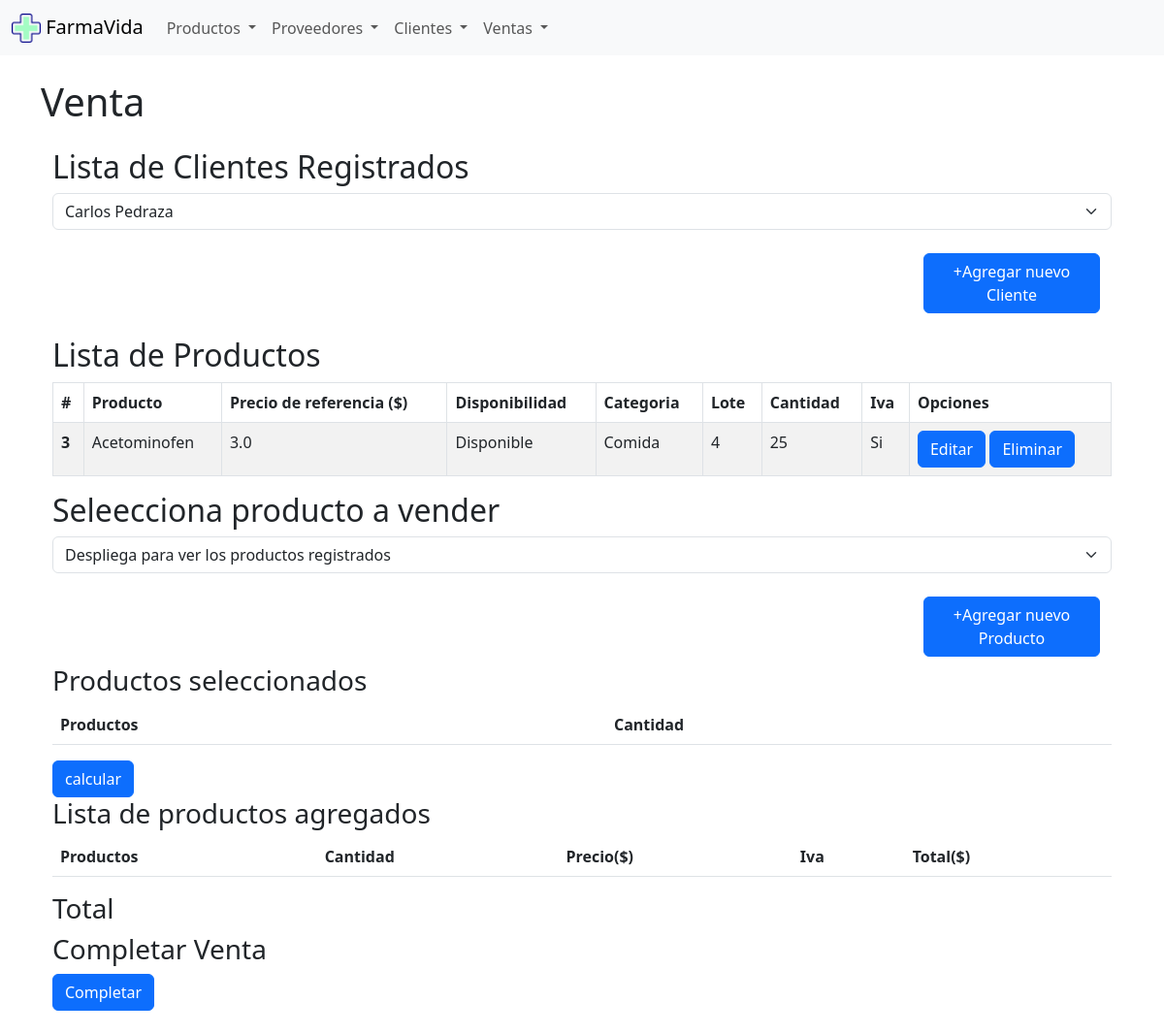
The page /ventas/ on the database as committed earlier.
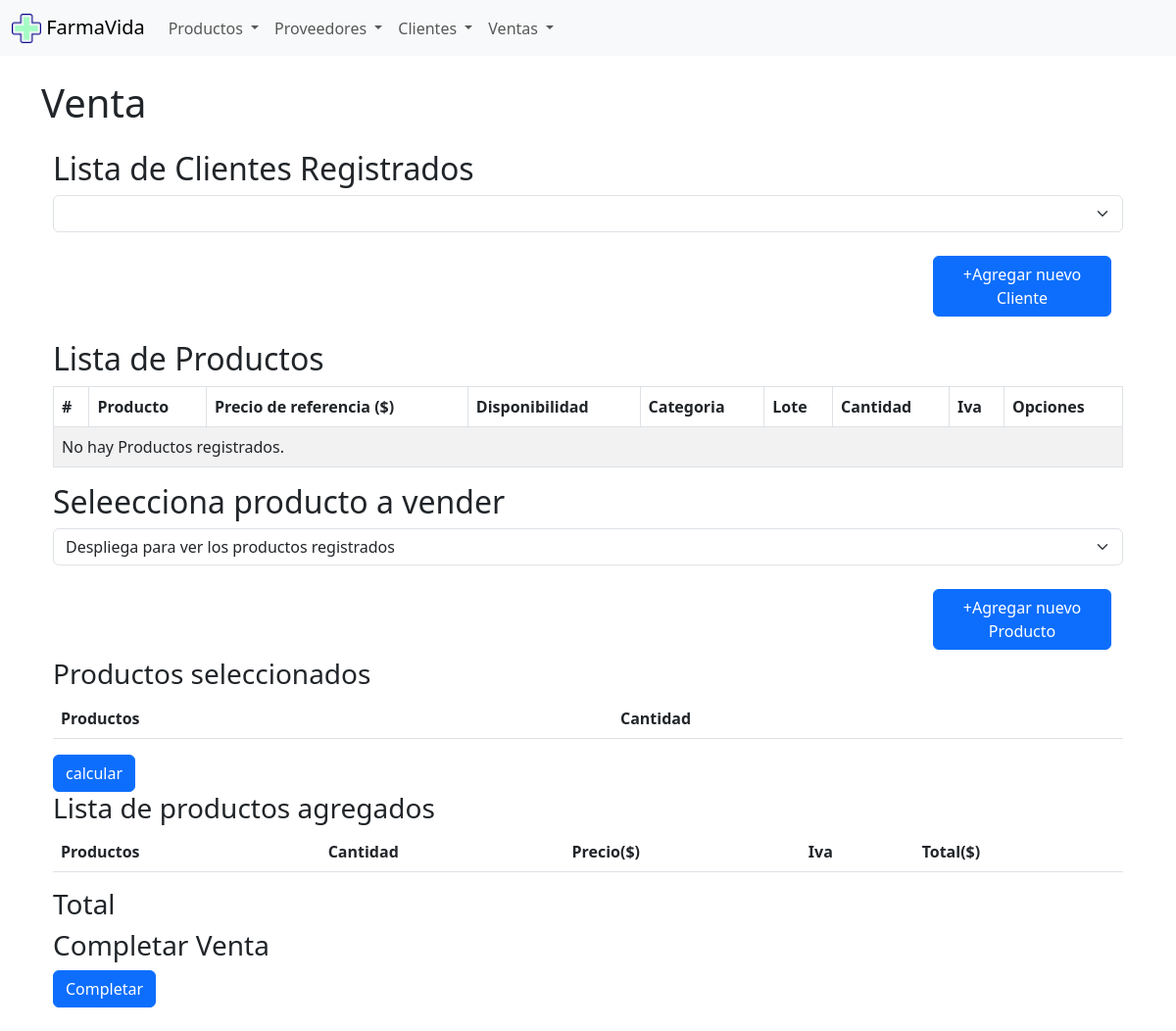
The same page on the database as committed later.
### Farmacia/models.py (models this page shows, shortened)
class product(models.Model):
    name = models.CharField(max_length=25)
    id = models.IntegerField(primary_key=True)
    price_ref = models.FloatField()#precio en dolares
    available = models.CharField(max_length=25)
    category = models.CharField(max_length=25)
    lote = models.IntegerField()
    cantidad =  models.IntegerField()
    iva = models.BooleanField()

### Farmacia/views.py (the view)
# urls.py: path('ventas/', views.ventas, name='ventas'),
def ventas(request):
     products = product.objects.all()
     clients = clientes.objects.all()
     venta_agregar = ventaForm()
     return render(request, 'ventas/ventas.html', {"productos": products,"clientes":clients})

### Farmacia/templates/ventas/ventas.html (shortened to what this page needs)
{% extends "comun/base.html" %}
{% block content %}
<div class="container mt-4 mb-4">
  <h1>Venta</h1>
</div>
<form action="{% url 'guardarVenta' %}" method="POST">
  <div class="container container-clientes  mt-4 mb-4">
    <div class="container-lg">
      <h2>Lista de Clientes Registrados</h2>
      <select class="form-select"  id="select-clientes"  aria-label="Default select example" name="cliente_nombre">
          {% for cliente in clientes %}
          <option value="{{cliente.cliente_name}}"  id="selected-client">{{ cliente.cliente_name }} {{ cliente.cliente_apellido }}</option>
          {% endfor %}
        </select>
        <div class="row col-12 justify-content-end mb-2 pr-0 mt-4">
          <a class="btn btn btn-primary col-md-2" href=" {% url 'registroCliente' %} ">+Agregar nuevo Cliente</a>
        </div>
    </div>
  </div>
  <div class="container container-products  mt-4 mb-4">
    <div class="container-lg">
      <h2>Lista de Productos</h2>
      <table class="table table-striped table-bordered table-hover">
        <thead>
          <tr>
            <th scope="col">#</th>
            <th scope="col">Producto</th>
            <th scope="col">Precio de referencia ($)</th>
            <th scope="col">Disponibilidad</th>
            <th scope="col">Categoria</th>
            <th scope="col">Lote</th>
            <th scope="col">Cantidad</th>
            <th scope="col">Iva</th>
            <th scope="col">Opciones</th>
          </tr>
        </thead>
        <tbody>
          {% for producto in productos %}
          <tr>
            <th scope="row">{{ producto.id }}</th>
            <td>{{ producto.name }} </td>
            <td>{{ producto.price_ref }}</td>
            <td>{{ producto.available }}</td>
            <td>{{ producto.category }}</td>
            <td>{{ producto.lote }}</td>
            <td>{{ producto.cantidad }}</td>
            <td> {% if producto.iva %} Si
              {% else %}
              No
              {% endif %} </td>
            <td>
                <a class="btn btn-primary" href=" {% url 'editarProducto' producto.id %} ">Editar</a>
                <a class="btn btn-primary" href=" {% url 'eliminarProducto' producto.id %} ">Eliminar</a>
            </td>
          </tr>
          {% empty %}
          <tr>
            <td colspan="10">No hay Productos registrados.</td>
          </tr>
          {% endfor %}
        </tbody>
     </table>
     <h2>Seleecciona producto a vender</h2>
      <select class="form-select" id="select-productos" aria-label="Default select example">
          <option selected disabled>Despliega para ver los productos registrados</option>
        </select>
        <div class="row col-12 justify-content-end mb-2 pr-0 mt-4">
          <a class="btn btn btn-primary col-md-2 ml-1" href=" {% url 'registroProducto' %} ">+Agregar nuevo Producto</a>
        </div>
    </div>
    <div class="container-lg">
      <h3>Productos seleccionados</h3>
      <table class="table">
            <thead>
              <tr>
                <th scope="col">Productos</th>
                <th scope="col">Cantidad</th>
              </tr>
            </thead>
          </table>
    </div>
    <div class="product-selected container-lg" id="">
      <button type="button" class="btn btn-primary" onclick="verCuenta()" value="calcular" >calcular</button>
    </div>
    <div class="container-lg">
        <h3>Lista de productos agregados</h3>
        <table class="table">
            <thead>
              <tr>
                <th scope="col">Productos</th>
                <th scope="col">Cantidad</th>
                <th scope="col">Precio($)</th>
                <th scope="col">Iva</th>
                <th scope="col">Total($)</th>
              </tr>
            </thead>
          </table>
          <div> <h3>Total</h3>
          </div>
          <div> <h3>Completar Venta</h3>
            <input type="submit" class="btn btn-primary" onclick="generarPDF()" value="Completar" ></input>
          </div>
    </div>
  </div>
</form>
{% endblock %}

### Farmacia/templates/comun/base.html (shortened to what this page needs)
<!DOCTYPE html>
<html lang="en">
  <head>
    <link
      href="https://cdn.jsdelivr.net/npm/bootstrap@5.3.0/dist/css/bootstrap.min.css"
      rel="stylesheet"
    />
  </head>
  <body>
    {% include "comun/navbar.html" %} {% block content %} {% endblock content %}
  </body>
</html>

### Farmacia/templates/comun/navbar.html (shortened to what this page needs)
<nav class="navbar navbar-expand-lg bg-body-tertiary">
  <div class="container-fluid">
    <a class="navbar-brand" href="{% url 'home'%}">
      {% load static %}
      <img
        src="{% static "/assets/img/logo.png" %}"
        alt="Logo"
        width="30"
        height="24"
        id="img-logo"
        class="d-inline-block align-text-top mw-100 img-fluid"
      />
      FarmaVida
    </a>
    <div class="collapse navbar-collapse" id="navbarNav">
      <ul class="navbar-nav">
        <li class="nav-item dropdown">
          <a
            class="nav-link dropdown-toggle"
            href="#"
            role="button"
            data-bs-toggle="dropdown"
            aria-expanded="false"
          >
            Productos
          </a>
        </li>
        <li class="nav-item dropdown">
          <a
            class="nav-link dropdown-toggle"
            href="#"
            role="button"
            data-bs-toggle="dropdown"
            aria-expanded="false"
          >
            Proveedores
          </a>
        </li>
        <li class="nav-item dropdown">
          <a
            class="nav-link dropdown-toggle"
            href="#"
            role="button"
            data-bs-toggle="dropdown"
            aria-expanded="false"
          >
            Clientes
          </a>
        </li>
        <li class="nav-item dropdown">
          <a
            class="nav-link dropdown-toggle"
            href="#"
            role="button"
            data-bs-toggle="dropdown"
            aria-expanded="false"
          >
            Ventas
          </a>
        </li>
      </ul>
    </div>
  </div>
</nav>

### Farmacia/templates/comun/scripts.html (shortened to what this page needs)
{% load static %}

Rows that differ between the two databases and show on the page:
removed product: id "3", name "Acetominofen", price_ref "3.0", available "Disponible", category "Comida", lote "4", cantidad "25", iva "Si"
Other text that changed with them:
form field cliente_nombre: "Carlos Pedraza" → (not shown)
text now shown: "No hay Productos registrados."
